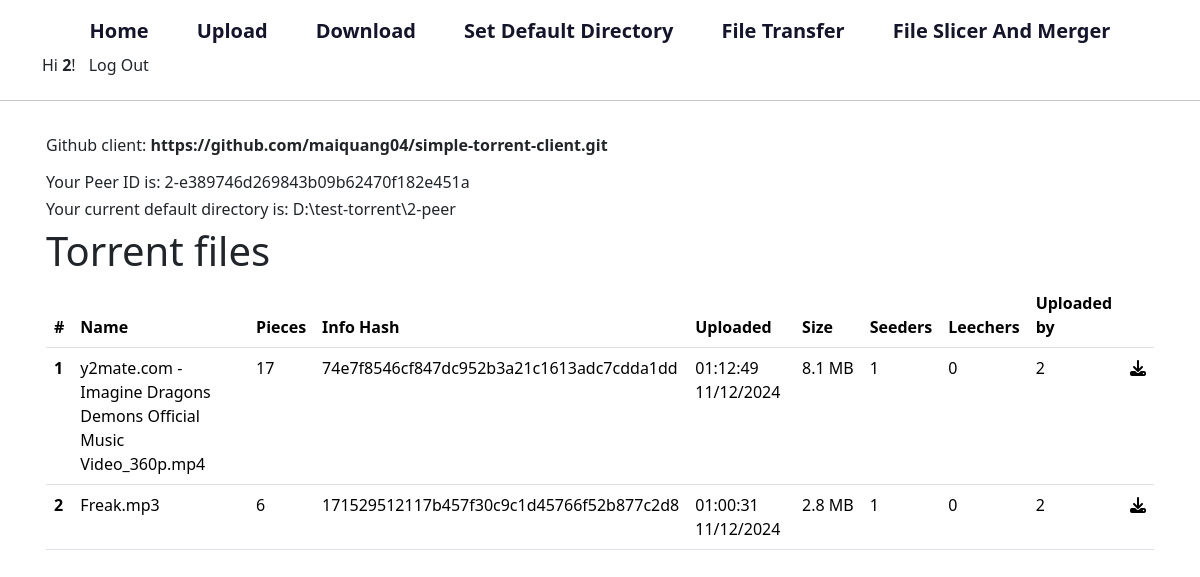
Page / (signed in) on the earlier database version.
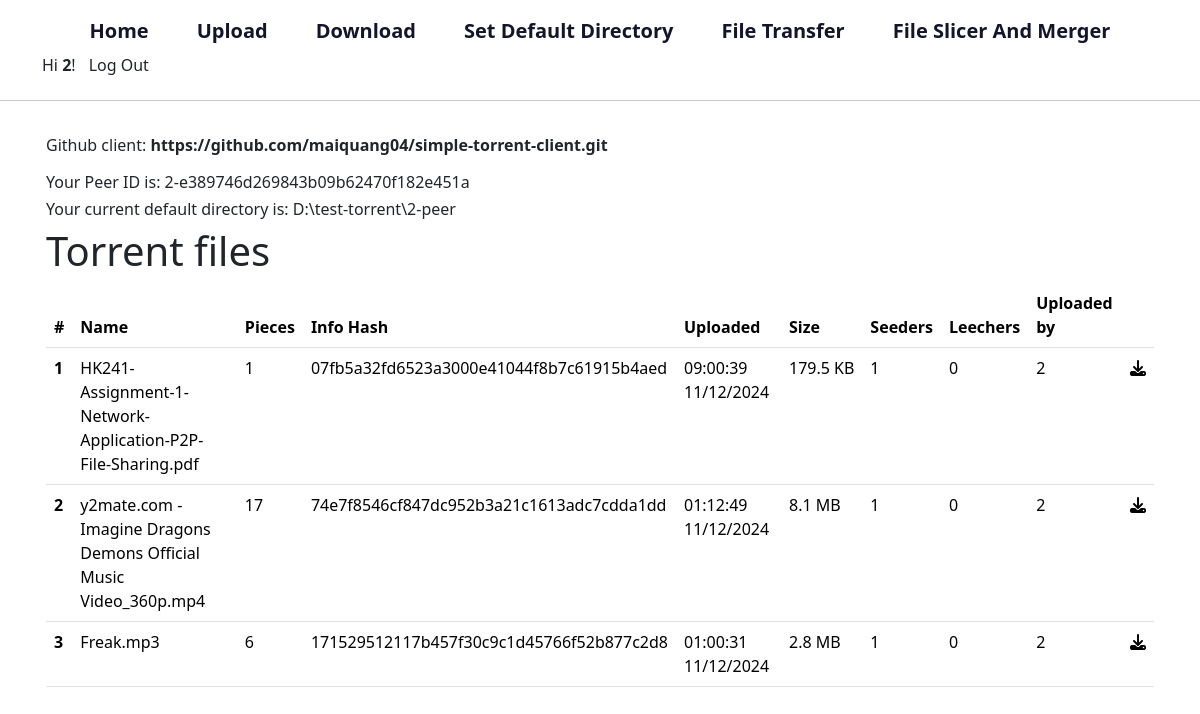
Same page on the later database version.
### peer/models.py (models this page shows, shortened)
class Torrent(models.Model):
    name = models.CharField(max_length=255)  # File name
    file_length = models.BigIntegerField()  # Total file length in bytes
    piece_length = models.IntegerField()  # Piece length in bytes
    info_hash = models.CharField(
        max_length=40
    )  # SHA-1 hash of the 'info' dictionary
    created_at = models.DateTimeField(
        auto_now_add=True
    )  # Timestamp of creation
    uploaded_by = models.ForeignKey(
        UserProfile, on_delete=models.CASCADE, related_name="torrents"
    )
    @property
    def seeders(self):
        return self.usertorrent_set.filter(is_available=True).count()
    @property
    def leechers(self):
        return self.usertorrent_set.filter(is_available=False).count()

class UserProfile(models.Model):
    user = models.OneToOneField(User, on_delete=models.CASCADE)
    default_directory = models.CharField(max_length=255, blank=True, null=True)
    peer_id = models.CharField(
        max_length=255, unique=True, blank=True, null=True
    )
    is_active = models.BooleanField(default=True)  # Track user's active status

class User(AbstractUser):
    pass

### peer/views.py (the view)
# urls.py: path("", views.index, name="index"),
@login_required(login_url="/login")
def index(request):
    try:
        profile = UserProfile.objects.get(user=request.user)
    except UserProfile.DoesNotExist:
        profile = UserProfile.objects.create(user=request.user)
        profile.set_peer_id()
        profile.save()  # Save the newly created profile
    current_directory = profile.default_directory if profile else None
    peer_id = profile.peer_id
    torrents = Torrent.objects.all().order_by("-created_at")
    return render(
        request,
        "peer/index.html",
        {
            "current_directory": current_directory,
            "peer_id": peer_id,
            "torrents": torrents,
        },
    )

### peer/templates/peer/index.html
{% extends "peer/layout.html" %}
{% load static %}
{% block body %}
<p>Github client: <strong>https://github.com/maiquang04/simple-torrent-client.git</strong></p>
<h6>Your Peer ID is: {{ peer_id }}</h6>
<h6>Your current default directory is: {{ current_directory }}</h6>
<h1>Torrent files</h1>
<table class="table">
    <thead>
        <tr>
            <th scope="col">#</th>
            <th scope="col">Name</th>
            <th scope="col">Pieces</th>
            <th scope="col">Info Hash</th>
            <th scope="col">Uploaded</th>
            <th scope="col">Size</th>
            <th scope="col">Seeders</th>
            <th scope="col">Leechers</th>
            <th scope="col">Uploaded by</th>
            <th></th>
        </tr>
    </thead>
    <tbody>
        {% for torrent in torrents %}
        <tr>
            <th scope="row">{{ forloop.counter }}</th>
            <td>{{ torrent.name }}</td>
            <td>{{ torrent.pieces.count }}</td>
            <td>{{ torrent.info_hash }}</td>
            <td>{{ torrent.created_at|date:"H:i:s d/m/Y" }}</td>
            <td>{{ torrent.file_length|filesizeformat }}</td>
            <td>{{ torrent.seeders }}</td>
            <td>{{ torrent.leechers }}</td>
            <td>{{ torrent.uploaded_by.user.username }}</td>
            <td>
                <a href="{% url 'download-torrent' torrent.id %}"><i class="fa-solid fa-download"></i></a>
            </td>
        </tr>
        {% endfor %}
    </tbody>
</table>
{% endblock %}

Differences in the rows shown:
added Torrent: name "HK241-Assignment-1-Network-Application-P2P-File-Sharing.pdf", pieces.count "1", info_hash "07fb5a32fd6523a3000e41044f8b7c61915b4aed", created_at "09:00:39 11/12/2024", file_length|filesizeformat "179.5 KB", seeders "1", leechers "0", uploaded_by.user.username "2"
